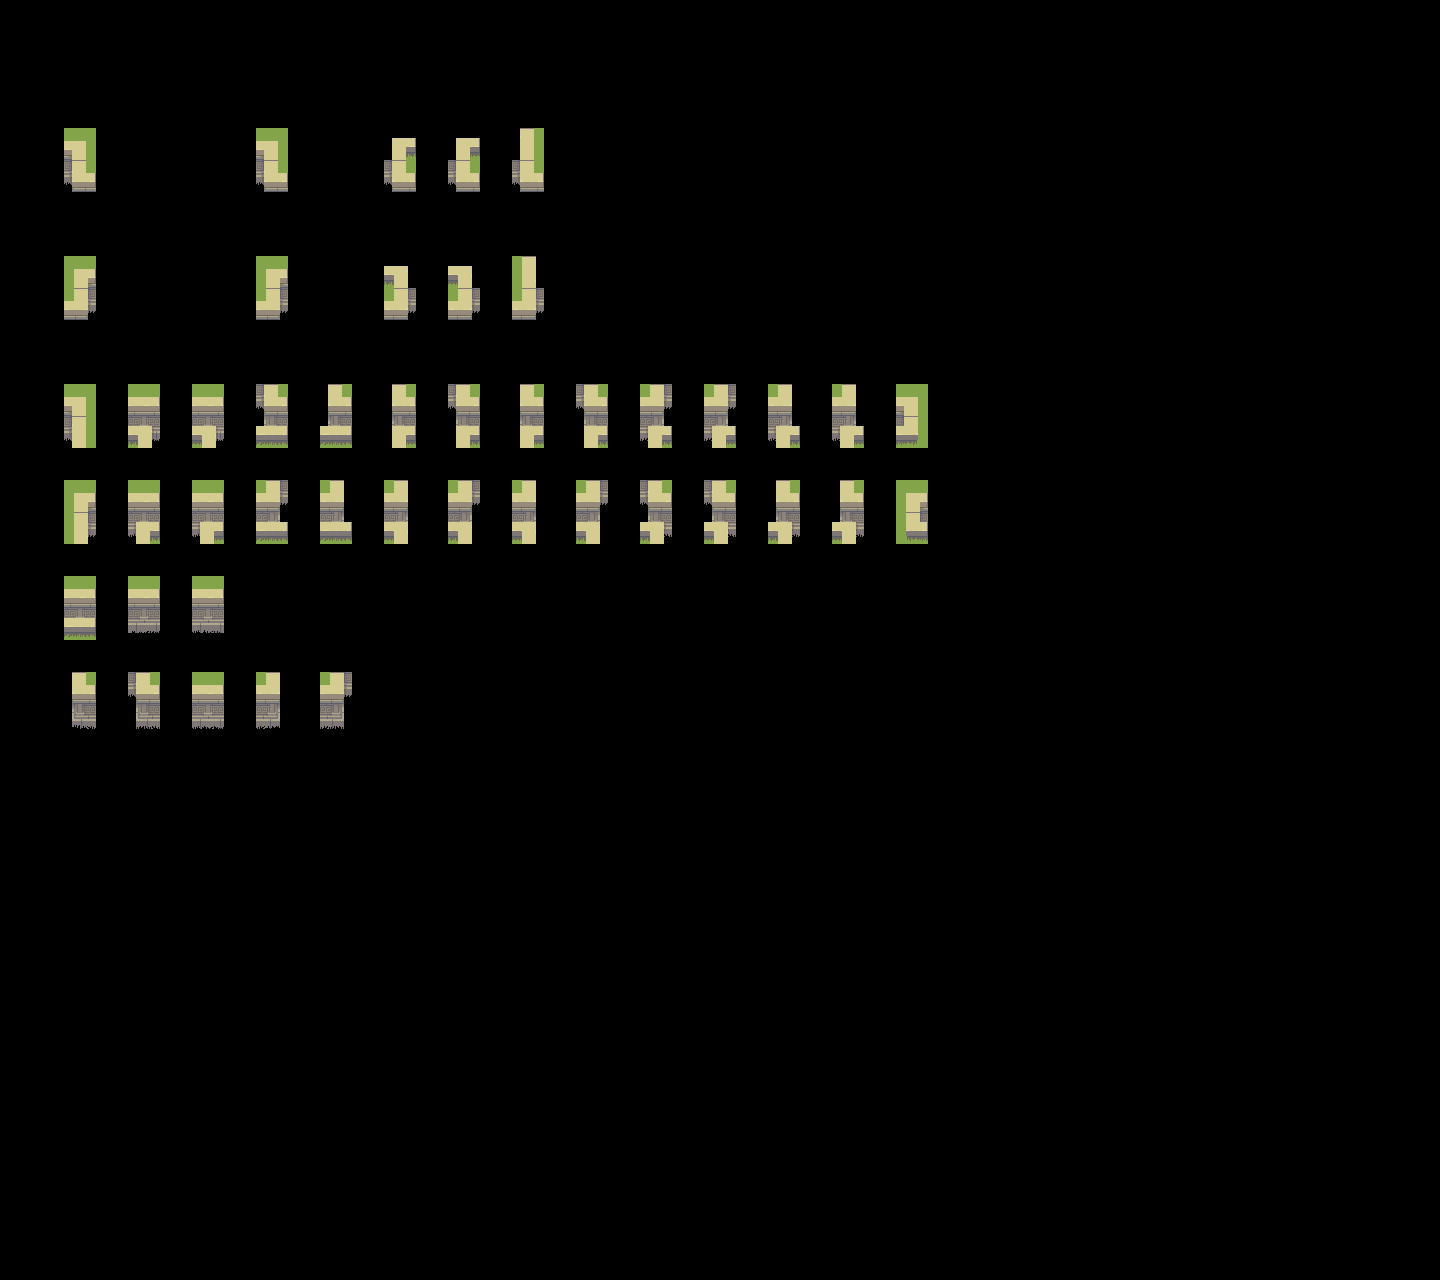

The image is a tile-based game level rendered from a .tmx file. Its description and source (layers, tilesets, objects; grid data summarised) follow:
An orthogonal 45x40 tile map with 32x32 px tiles, 2 tile layers (input_wall-7, output_wall-7), 2 hidden layers not drawn.

<map version="1.5" tiledversion="1.7.2" orientation="orthogonal" renderorder="right-down" width="45" height="40" tilewidth="32" tileheight="32" infinite="0" nextlayerid="8" nextobjectid="1">
 <tileset firstgid="1" source="Ancient Ruins-Tileset-wall-7.tsx" />
 <layer id="4" name="regions_input" width="45" height="40" visible="0">
  <data>[1800 cells, 92 non-empty, 1 distinct tile ids]</data>
 </layer>
 <layer id="1" name="input_wall-7" width="45" height="40">
  <properties>
   <property name="StrictEmpty" type="bool" value="true" />
  </properties>
  <data>[1800 cells, 87 non-empty, 18 distinct tile ids]</data>
 </layer>
 <layer id="5" name="regions_output" width="45" height="40" visible="0">
  <data>[1800 cells, 48 non-empty, 1 distinct tile ids]</data>
 </layer>
 <layer id="3" name="output_wall-7" width="45" height="40">
  <data>[1800 cells, 48 non-empty, 36 distinct tile ids]</data>
 </layer>
</map>